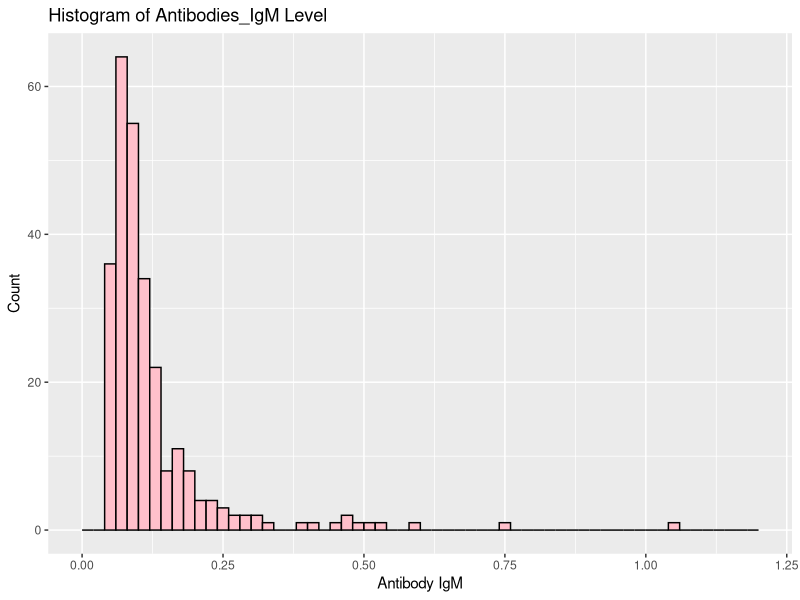
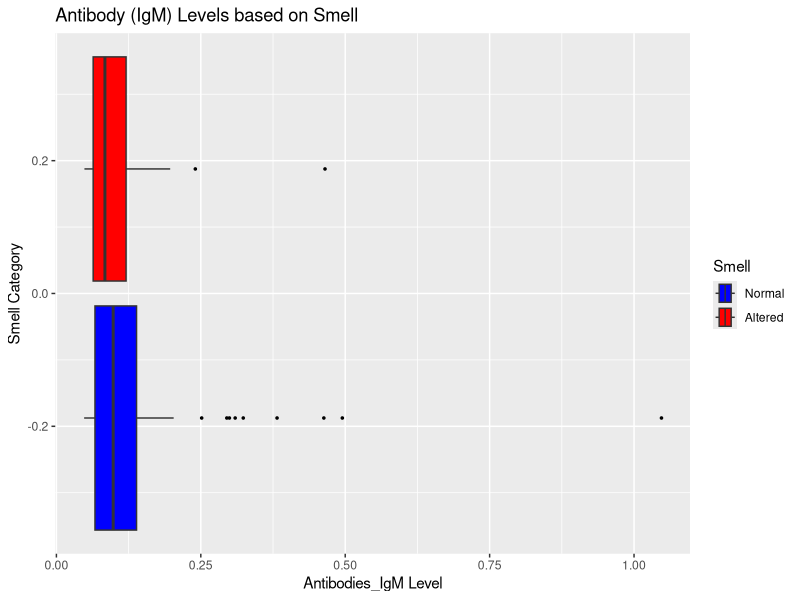
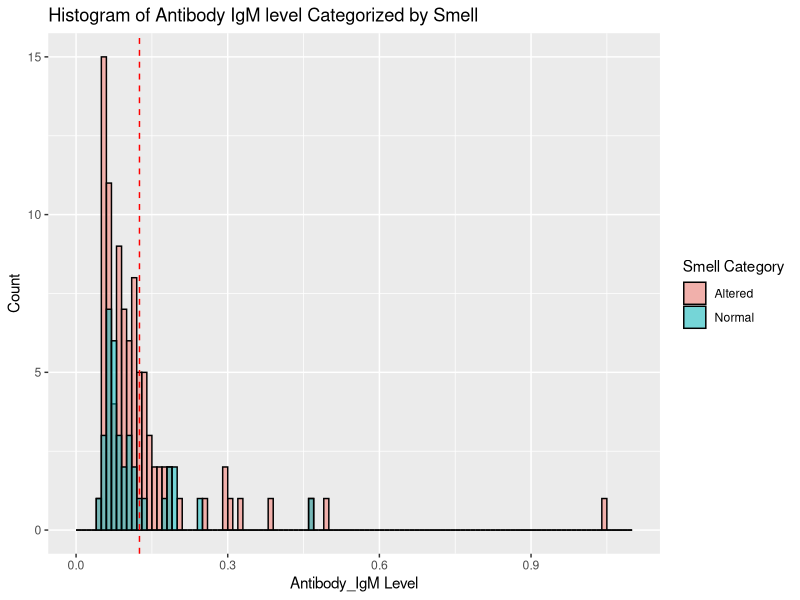

Source code (R) for these figures, in order:
## ---- chunk 1
# Clean all objects from the current workspace (R memory) 
rm(list = ls())

# load library
library(arsenal)
library(dplyr)
library(ggplot2)
library(tidyverse)
## ---- chunk 2
# Import data
Antibodies = read_csv(file = "./Antibodies.csv")
## ---- chunk 3
# Change variable names/labels
my_labels <- list(AgeCategory = "Age", Antibody_IgM = "Antibody(IgM)", Smell = "Smell", Gender = "Gender")

# Clean the output
my_controls <- tableby.control(
  total = T,
  test = F,  # No test p-values yet
  numeric.stats = c("meansd", "medianq1q3", "range", "Nmiss2"),
  cat.stats = c("countpct", "Nmiss2"), 
  stats.labels = list(
    meansd = "Mean (SD)",
    medianq1q3 = "Median (Q1, Q3)",
    range = "Min - Max",
    Nmiss2 = "Missing",
    countpct = "N (%)"))

tab1 <- tableby( ~ Subject + Antibody_IgM + AgeCategory + Smell + Gender, data = Antibodies, control = my_controls)

#Descriptive Statistics:
summary(tab1, title = "Descriptive Statistics: Antibodies Data", text = T, labelTranslations = my_labels)


## ---- chunk 4
# Choose the number of bars/breaks to use for the histogram

min(Antibodies$Antibody_IgM, na.rm = TRUE) # 0.048
max(Antibodies$Antibody_IgM, na.rm = TRUE) #1.0475

## ---- chunk 5
# the shape of Ig_M values looks like a reight-skewd distribution
ggplot(Antibodies, aes(x = Antibody_IgM)) +
  geom_histogram(col = "black", fill = "pink", breaks = seq(0.00,1.20, 0.02)) +                      
  #geom_vline(aes(xintercept = mean(Antibodies$Antibodies_IgM, na.rm = T)), color = "red", linetype = "dashed", size = 2) +  
  labs(title = "Histogram of Antibodies_IgM Level") +                                              
  labs(x = "Antibody IgM", y = "Count")
## ---- chunk 6
# filter variable 'Smell' with outcomes "Altered" and "Normal"
Antibodies_Smell = filter(Antibodies, Smell == c("Altered", "Normal"))
Antibodies_Smell

# Tabulation by Smell categories
tab2 = tableby( Smell ~ AgeCategory + Gender + Antibody_IgM, data = Antibodies_Smell, control = my_controls)
summary(tab2, title = "Descriptive Statistics Stratified by Smell", labelTranslations = my_labels, text = T, total = F)

## ---- chunk 7
# A grouped boxplot
ggplot(Antibodies_Smell, aes(x = Antibody_IgM, fill = Smell)) +
  geom_boxplot(outlier.colour = "black", outlier.shape = 20,
               outlier.size = 1, notch = F) +
  scale_fill_manual(values = c("blue", "red"),            # Change colors
                    labels = expression("Normal", "Altered")) +     # Edit legend labels       
  xlab("Antibodies_IgM Level") +
  ylab("Smell Category") +
  labs(title = "Antibody (IgM) Levels based on Smell")
  theme(legend.position = "right", legend.title = element_blank())
  
## ---- chunk 8
# Overlaid histograms
# Histogram of Igm by smell categories 'Normal' and 'Altered'.

ggplot(Antibodies_Smell, aes(x = Antibodies_Smell$Antibody_IgM, fill = factor(Smell))) +
  geom_histogram(binwidth = .5, alpha = .5, position = "identity", col = "black", breaks = seq(0.00,1.10,0.01)) +
  geom_vline(aes(xintercept = mean(Antibodies_Smell$Antibody_IgM, na.rm = T)), color = "red", linetype = "dashed", size = 0.5) +                   
  labs(title = "Histogram of Antibody IgM level Categorized by Smell ") +                                             
  labs(x = "Antibody_IgM Level", y = "Count") + 
  scale_fill_discrete(name = "Smell Category", labels = c("Altered", "Normal"))  
